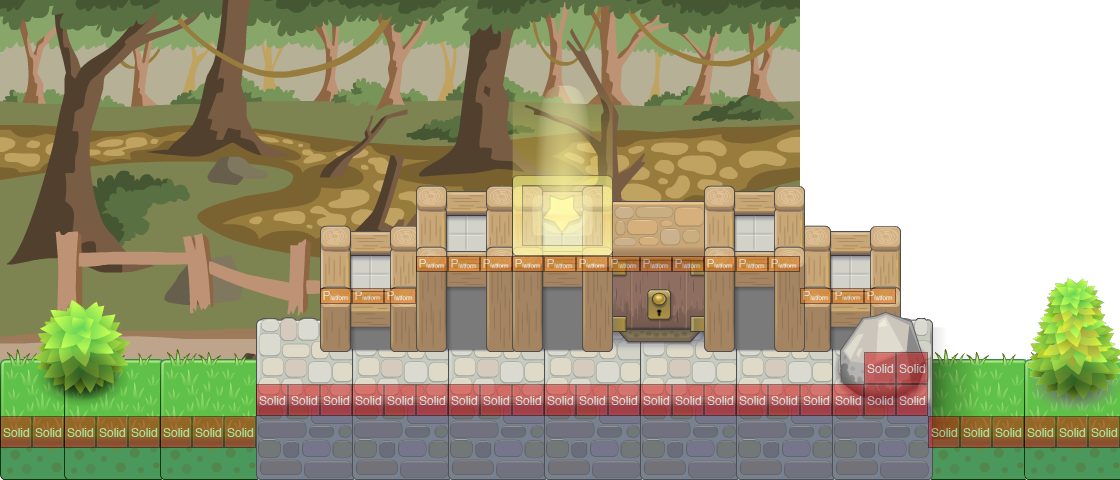

A level layout from a 2D game, rendered from its tile map. Below: a short description, then the map file with tile-grid data replaced by summaries:
An orthogonal 35x15 tile map with 32x32 px tiles, 6 tile layers (background, Calque 5, foreground, Calque 4, ...), 2 tilesets, 1 image layer and 5 objects (mainPlayer, key, door, teleport, slash).

<map version="1.0" orientation="orthogonal" width="35" height="15" tilewidth="32" tileheight="32" backgroundcolor="#ffffff">
 <tileset firstgid="1" name="tileset" tilewidth="101" tileheight="171">
  <image source="../img/map/tileset.png" width="11110" height="171" />
 </tileset>
 <tileset firstgid="111" name="meta" tilewidth="32" tileheight="32">
  <image source="../img/map/meta.png" width="160" height="32" />
  <tile id="0">
   <properties>
    <property name="type" value="solid" />
   </properties>
  </tile>
  <tile id="1">
   <properties>
    <property name="type" value="platform" />
   </properties>
  </tile>
 </tileset>
 <imagelayer name="parallax1" width="35" height="15">
  <image source="../img/parallax1.png" />
  <properties>
   <property name="ratio" value="0.6" />
  </properties>
 </imagelayer>
 <layer name="background" width="35" height="15">
  <data>[525 cells, 11 non-empty, 3 distinct tile ids]</data>
 </layer>
 <layer name="Calque 5" width="35" height="15">
  <data>[525 cells, 3 non-empty, 1 distinct tile ids]</data>
 </layer>
 <layer name="foreground" width="35" height="15">
  <data>[525 cells, 4 non-empty, 4 distinct tile ids]</data>
 </layer>
 <layer name="Calque 4" width="35" height="15">
  <data>[525 cells, 5 non-empty, 3 distinct tile ids]</data>
 </layer>
 <layer name="Calque 6" width="35" height="15">
  <data>[525 cells, 3 non-empty, 3 distinct tile ids]</data>
 </layer>
 <objectgroup name="stuff" width="35" height="15">
  <object name="mainPlayer" x="626" y="49" width="58" height="71">
   <properties>
    <property name="image" value="character1" />
    <property name="spriteheight" value="73" />
    <property name="spritewidth" value="64" />
   </properties>
  </object>
  <object name="key" x="393" y="321" width="45" height="55">
   <properties>
    <property name="" value="" />
    <property name="image" value="key" />
    <property name="spritewidth" value="29" />
   </properties>
  </object>
  <object name="door" x="615" y="284" width="87" height="95" />
  <object name="teleport" x="517" y="180" width="89" height="69" />
  <object name="slash" x="139" y="-54" width="106" height="48">
   <properties>
    <property name="image" value="slash" />
    <property name="spriteheight" value="84" />
    <property name="spritewidth" value="80" />
   </properties>
  </object>
 </objectgroup>
 <layer name="collision" width="35" height="15" opacity="0.47">
  <data>[525 cells, 55 non-empty, 2 distinct tile ids]</data>
 </layer>
 <objectgroup name="enemies" width="35" height="15" />
</map>
